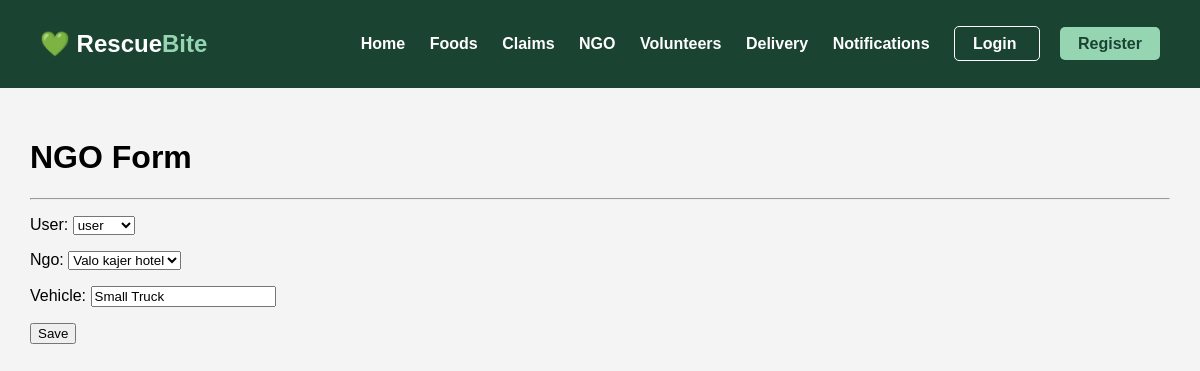
Before: /ngo/update-volunteer/1/ with the older database file.
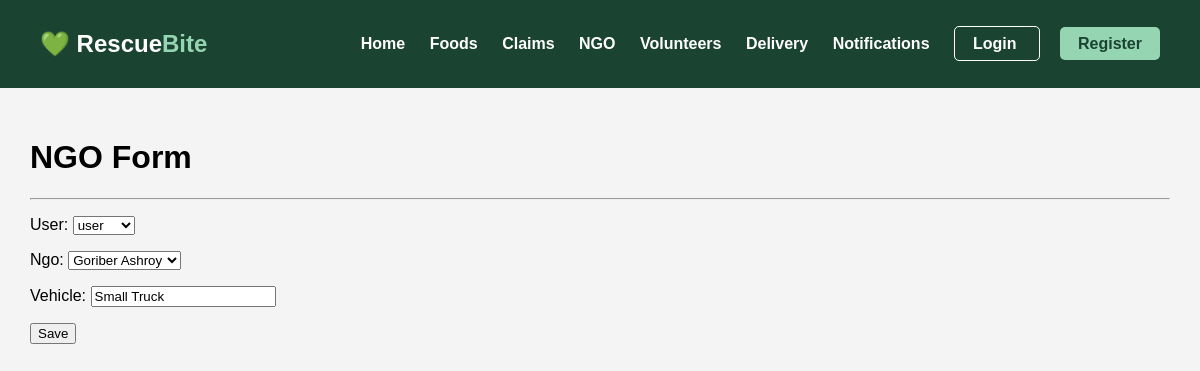
After: the same page with the newer database file.
### ngo/models.py (models this page shows, shortened)
class Volunteer(models.Model):
    user = models.OneToOneField(User,
                                on_delete=models.CASCADE)
    ngo = models.ForeignKey(NGO,
                            on_delete=models.CASCADE)
    vehicle = models.CharField(max_length=100)

### ngo/views.py (the view)
def update_volunteer(request,id):
    volunteer = Volunteer.objects.get(pk=id)
    if request.method == 'POST':
        form = VolunteerForm(request.POST,
                             instance=volunteer)
        if form.is_valid():
            form.save()
            return redirect('/ngo/volunteers/')
    else:
        form = VolunteerForm(instance=volunteer)
    return render(request,
                  'ngo/forms.html',
                  {'form': form})

### ngo/forms.py
class VolunteerForm(forms.ModelForm):
    class Meta:
        model = Volunteer
        fields = '__all__'

### ngo/models.py (called while the page is built)
    def __str__(self):
        return self.ngo_name

### ngo/templates/ngo/forms.html (shortened to what this page needs)
<!DOCTYPE html>
<html lang="en">
<head>
</head>
<body>
{% extends 'base.html' %}
{% block content %}
<h1>NGO Form</h1>
<hr>
<form method="POST">
    {{ form.as_p }}
    <button type="submit">
        Save
    </button>
</form>
{% endblock %}

Changed rows visible on the page:
changed Volunteer "user": ngo "Valo kajer hotel" → "Goriber Ashroy"
